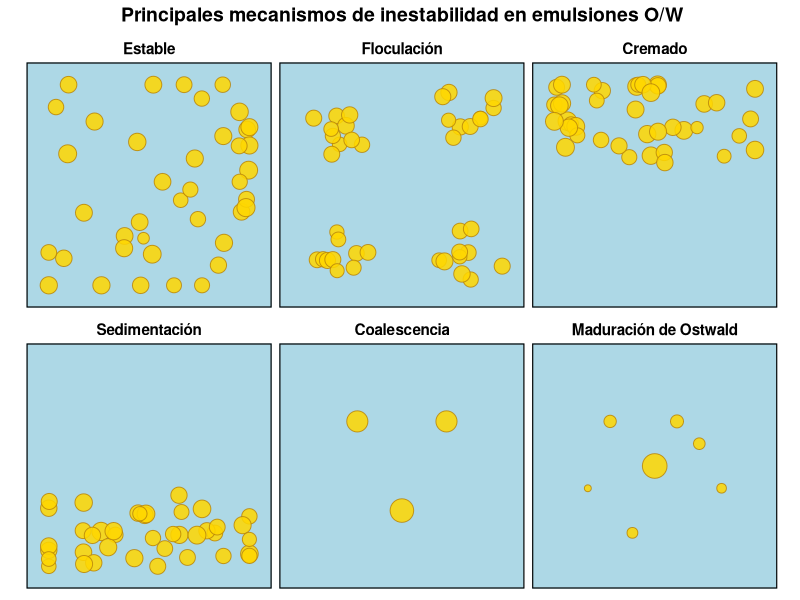
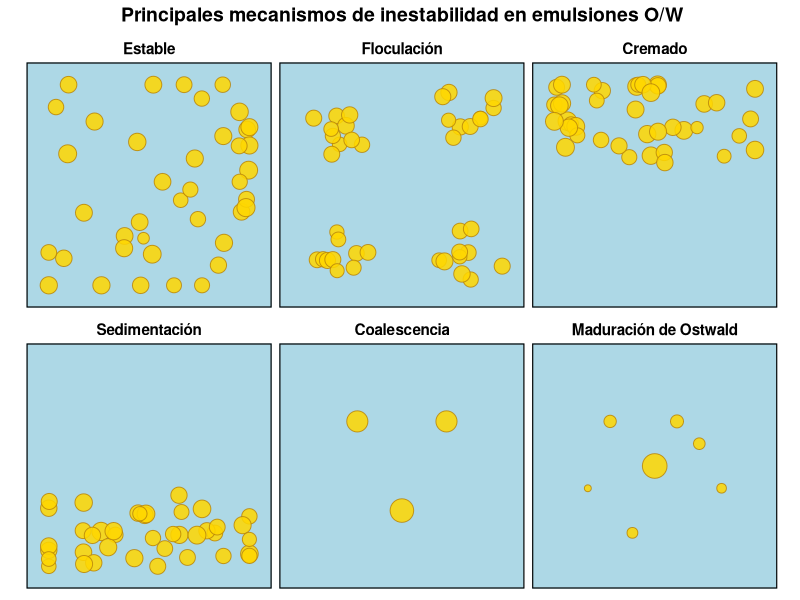

The R source for these figures, in order:
library(ggplot2)
library(gridExtra)
library(grid)

# Set seed for reproducibility
set.seed(42)

# Function to create droplet positions
create_stable <- function() {
  # Randomly distributed droplets
  n <- 40
  data.frame(
    x = runif(n, 0, 10),
    y = runif(n, 0, 10),
    size = rnorm(n, 2, 0.3),
    type = "Estable"
  )
}

create_flocculation <- function() {
  # Clustered droplets
  n <- 40
  clusters <- rep(1:4, each = 10)
  x_centers <- c(2, 8, 2, 8)
  y_centers <- c(8, 8, 2, 2)
  
  data.frame(
    x = x_centers[clusters] + rnorm(n, 0, 0.8),
    y = y_centers[clusters] + rnorm(n, 0, 0.8),
    size = rnorm(n, 1.8, 0.2),
    type = "Floculación"
  )
}

create_creaming <- function() {
  # Droplets concentrated at top
  n <- 40
  data.frame(
    x = runif(n, 0, 10),
    y = runif(n, 6, 10),  # Concentrated at top
    size = rnorm(n, 2, 0.3),
    type = "Cremado"
  )
}

create_sedimentation <- function() {
  # Droplets concentrated at bottom
  n <- 40
  data.frame(
    x = runif(n, 0, 10),
    y = runif(n, 0, 4),  # Concentrated at bottom
    size = rnorm(n, 2, 0.3),
    type = "Sedimentación"
  )
}

create_coalescence <- function() {
  # Few large droplets with directional arrows
  data.frame(
    x = c(3, 7, 5),
    y = c(7, 7, 3),
    size = c(3.5, 3.5, 4.5),
    type = "Coalescencia"
  )
}

create_ostwald <- function() {
  # One central large droplet with smaller ones around (ripening)
  data.frame(
    x = c(5, 3, 2, 4, 6, 8, 7),
    y = c(5, 7, 4, 2, 7, 4, 6),
    size = c(5, 1.2, 0.8, 1.0, 1.3, 0.9, 1.1),
    type = "Maduración de Ostwald"
  )
}

# Combine all data
plot_data <- rbind(
  create_stable(),
  create_flocculation(),
  create_creaming(),
  create_sedimentation(),
  create_coalescence(),
  create_ostwald()
)

# Create labels for Spanish mechanisms
plot_data$type <- factor(plot_data$type, 
                          levels = c("Estable", "Floculación", "Cremado", 
                                    "Sedimentación", "Coalescencia", "Maduración de Ostwald"))

# Ensure coordinates are within bounds
plot_data$x <- pmin(pmax(plot_data$x, 0.5), 9.5)
plot_data$y <- pmin(pmax(plot_data$y, 0.5), 9.5)

# Create the main plot
p <- ggplot(plot_data, aes(x = x, y = y, size = size, fill = type)) +
  geom_point(shape = 21, color = "darkgoldenrod", alpha = 0.85) +
  facet_wrap(~ type, nrow = 2, ncol = 3) +
  scale_size(range = c(2, 8), guide = "none") +
  scale_fill_manual(values = rep("gold", 6), guide = "none") +
  theme_minimal() +
  theme(
    panel.background = element_rect(fill = "lightblue", color = "black", size = 0.8),
    panel.grid = element_blank(),
    axis.text = element_blank(),
    axis.title = element_blank(),
    axis.ticks = element_blank(),
    strip.text = element_text(size = 11, face = "bold", color = "black"),
    plot.title = element_text(size = 14, face = "bold", hjust = 0.5)
  ) +
  coord_fixed(xlim = c(0, 10), ylim = c(0, 10)) +
  labs(title = "Principales mecanismos de inestabilidad en emulsiones O/W")

print(p)

# Save high-quality version
ggsave("emulsion_mechanisms.png", p, width = 14, height = 8, dpi = 300, bg = "white")
print("Figura guardada como: emulsion_mechanisms.png")
